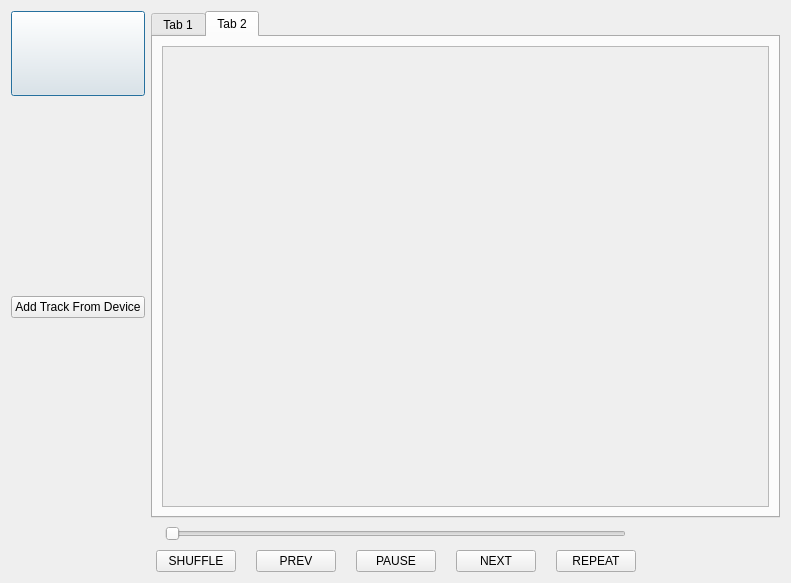
<?xml version="1.0" encoding="UTF-8"?>
<ui version="4.0">
 <class>MainPage</class>
 <widget class="QDialog" name="MainPage">
  <property name="geometry">
   <rect>
    <x>0</x>
    <y>0</y>
    <width>791</width>
    <height>583</height>
   </rect>
  </property>
  <property name="windowTitle">
   <string>Dialog</string>
  </property>
  <layout class="QVBoxLayout" name="verticalLayout">
   <item>
    <layout class="QVBoxLayout" name="MainWindowLayout">
     <item>
      <layout class="QHBoxLayout" name="TopWindowLayout" stretch="2,10">
       <item>
        <layout class="QVBoxLayout" name="SidePannelLayout" stretch="1,5">
         <property name="spacing">
          <number>0</number>
         </property>
         <item>
          <layout class="QVBoxLayout" name="AppLogo" stretch="0">
           <property name="sizeConstraint">
            <enum>QLayout::SetMaximumSize</enum>
           </property>
           <property name="leftMargin">
            <number>0</number>
           </property>
           <property name="topMargin">
            <number>0</number>
           </property>
           <property name="rightMargin">
            <number>0</number>
           </property>
           <property name="bottomMargin">
            <number>0</number>
           </property>
           <item>
            <widget class="QPushButton" name="backLogo">
             <property name="sizePolicy">
              <sizepolicy hsizetype="Maximum" vsizetype="Maximum">
               <horstretch>0</horstretch>
               <verstretch>1</verstretch>
              </sizepolicy>
             </property>
             <property name="maximumSize">
              <size>
               <width>10000</width>
               <height>10000</height>
              </size>
             </property>
             <property name="text">
              <string/>
             </property>
            </widget>
           </item>
          </layout>
         </item>
         <item>
          <layout class="QVBoxLayout" name="SideMenuLayout">
           <property name="leftMargin">
            <number>0</number>
           </property>
           <property name="rightMargin">
            <number>0</number>
           </property>
           <item>
            <spacer name="verticalSpacer">
             <property name="orientation">
              <enum>Qt::Vertical</enum>
             </property>
             <property name="sizeHint" stdset="0">
              <size>
               <width>20</width>
               <height>40</height>
              </size>
             </property>
            </spacer>
           </item>
           <item>
            <layout class="QHBoxLayout" name="SearchLayout" stretch="3">
             <property name="sizeConstraint">
              <enum>QLayout::SetDefaultConstraint</enum>
             </property>
             <item>
              <widget class="QPushButton" name="addFromDeviceButton">
               <property name="sizePolicy">
                <sizepolicy hsizetype="Preferred" vsizetype="Preferred">
                 <horstretch>0</horstretch>
                 <verstretch>0</verstretch>
                </sizepolicy>
               </property>
               <property name="text">
                <string>Add Track From Device</string>
               </property>
              </widget>
             </item>
            </layout>
           </item>
           <item>
            <spacer name="verticalSpacer_2">
             <property name="orientation">
              <enum>Qt::Vertical</enum>
             </property>
             <property name="sizeHint" stdset="0">
              <size>
               <width>20</width>
               <height>40</height>
              </size>
             </property>
            </spacer>
           </item>
          </layout>
         </item>
        </layout>
       </item>
       <item>
        <layout class="QHBoxLayout" name="tabsLayout" stretch="0">
         <property name="topMargin">
          <number>0</number>
         </property>
         <property name="rightMargin">
          <number>0</number>
         </property>
         <property name="bottomMargin">
          <number>0</number>
         </property>
         <item>
          <layout class="QVBoxLayout" name="vertLayout">
           <item>
            <widget class="QTabWidget" name="tabWidget">
             <property name="currentIndex">
              <number>1</number>
             </property>
             <widget class="QWidget" name="likedTracks">
              <attribute name="title">
               <string>Tab 1</string>
              </attribute>
              <layout class="QHBoxLayout" name="horizontalLayout">
               <item>
                <layout class="QVBoxLayout" name="verticalLayout_2">
                 <item>
                  <spacer name="verticalSpacer_3">
                   <property name="orientation">
                    <enum>Qt::Vertical</enum>
                   </property>
                   <property name="sizeHint" stdset="0">
                    <size>
                     <width>20</width>
                     <height>40</height>
                    </size>
                   </property>
                  </spacer>
                 </item>
                </layout>
               </item>
              </layout>
             </widget>
             <widget class="QWidget" name="downloadedTracks">
              <attribute name="title">
               <string>Tab 2</string>
              </attribute>
              <layout class="QHBoxLayout" name="horizontalLayout_2">
               <item>
                <widget class="QScrollArea" name="scrollArea">
                 <property name="widgetResizable">
                  <bool>true</bool>
                 </property>
                 <widget class="QWidget" name="scrollAreaWidgetContents">
                  <property name="geometry">
                   <rect>
                    <x>0</x>
                    <y>0</y>
                    <width>590</width>
                    <height>439</height>
                   </rect>
                  </property>
                  <layout class="QVBoxLayout" name="verticalLayout_4">
                   <item>
                    <layout class="QVBoxLayout" name="downVLayout">
                     <item>
                      <spacer name="verticalSpacer_4">
                       <property name="orientation">
                        <enum>Qt::Vertical</enum>
                       </property>
                       <property name="sizeHint" stdset="0">
                        <size>
                         <width>20</width>
                         <height>40</height>
                        </size>
                       </property>
                      </spacer>
                     </item>
                    </layout>
                   </item>
                  </layout>
                 </widget>
                </widget>
               </item>
              </layout>
             </widget>
            </widget>
           </item>
          </layout>
         </item>
        </layout>
       </item>
      </layout>
     </item>
     <item>
      <layout class="QHBoxLayout" name="BottomWindowLayout" stretch="1,10">
       <item>
        <layout class="QHBoxLayout" name="SettingsLayout"/>
       </item>
       <item>
        <layout class="QVBoxLayout" name="SongPlayerLayout">
         <item>
          <layout class="QHBoxLayout" name="SliderLayout" stretch="1,3,1">
           <item>
            <spacer name="horizontalSpacer_11">
             <property name="orientation">
              <enum>Qt::Horizontal</enum>
             </property>
             <property name="sizeHint" stdset="0">
              <size>
               <width>40</width>
               <height>20</height>
              </size>
             </property>
            </spacer>
           </item>
           <item>
            <widget class="QSlider" name="horizontalSlider">
             <property name="orientation">
              <enum>Qt::Horizontal</enum>
             </property>
            </widget>
           </item>
           <item>
            <spacer name="horizontalSpacer_12">
             <property name="orientation">
              <enum>Qt::Horizontal</enum>
             </property>
             <property name="sizeHint" stdset="0">
              <size>
               <width>40</width>
               <height>20</height>
              </size>
             </property>
            </spacer>
           </item>
          </layout>
         </item>
         <item>
          <layout class="QHBoxLayout" name="TrackControllLayout">
           <property name="spacing">
            <number>20</number>
           </property>
           <property name="sizeConstraint">
            <enum>QLayout::SetDefaultConstraint</enum>
           </property>
           <item>
            <spacer name="horizontalSpacer_9">
             <property name="orientation">
              <enum>Qt::Horizontal</enum>
             </property>
             <property name="sizeHint" stdset="0">
              <size>
               <width>40</width>
               <height>20</height>
              </size>
             </property>
            </spacer>
           </item>
           <item>
            <widget class="QPushButton" name="ShuffleButton">
             <property name="text">
              <string>SHUFFLE</string>
             </property>
            </widget>
           </item>
           <item>
            <widget class="QPushButton" name="PrevButton">
             <property name="text">
              <string>PREV</string>
             </property>
            </widget>
           </item>
           <item>
            <widget class="QPushButton" name="PauseButton">
             <property name="text">
              <string>PAUSE</string>
             </property>
             <property name="iconSize">
              <size>
               <width>5</width>
               <height>5</height>
              </size>
             </property>
            </widget>
           </item>
           <item>
            <widget class="QPushButton" name="NextButton">
             <property name="text">
              <string>NEXT</string>
             </property>
            </widget>
           </item>
           <item>
            <widget class="QPushButton" name="RepeatButton">
             <property name="text">
              <string>REPEAT</string>
             </property>
            </widget>
           </item>
           <item>
            <spacer name="horizontalSpacer_10">
             <property name="orientation">
              <enum>Qt::Horizontal</enum>
             </property>
             <property name="sizeHint" stdset="0">
              <size>
               <width>40</width>
               <height>20</height>
              </size>
             </property>
            </spacer>
           </item>
          </layout>
         </item>
        </layout>
       </item>
      </layout>
     </item>
    </layout>
   </item>
  </layout>
 </widget>
 <resources/>
 <connections/>
</ui>
